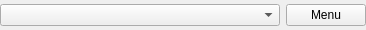
<?xml version="1.0" encoding="UTF-8"?>
<ui version="4.0">
 <class>GuiSmartPlaylists</class>
 <widget class="QWidget" name="GuiSmartPlaylists">
  <property name="geometry">
   <rect>
    <x>0</x>
    <y>0</y>
    <width>366</width>
    <height>30</height>
   </rect>
  </property>
  <layout class="QHBoxLayout" name="horizontalLayout">
   <property name="leftMargin">
    <number>0</number>
   </property>
   <property name="topMargin">
    <number>0</number>
   </property>
   <property name="rightMargin">
    <number>0</number>
   </property>
   <property name="bottomMargin">
    <number>0</number>
   </property>
   <item>
    <widget class="QComboBox" name="comboPlaylist">
     <property name="sizePolicy">
      <sizepolicy hsizetype="MinimumExpanding" vsizetype="Fixed">
       <horstretch>0</horstretch>
       <verstretch>0</verstretch>
      </sizepolicy>
     </property>
    </widget>
   </item>
   <item>
    <widget class="Gui::MenuToolButton" name="btnMenu">
     <property name="text">
      <string>Menu</string>
     </property>
    </widget>
   </item>
  </layout>
 </widget>
 <customwidgets>
  <customwidget>
   <class>Gui::MenuToolButton</class>
   <extends>QPushButton</extends>
   <header location="global">Gui/Utils/MenuTool/MenuToolButton.h</header>
  </customwidget>
 </customwidgets>
 <resources/>
 <connections/>
</ui>
